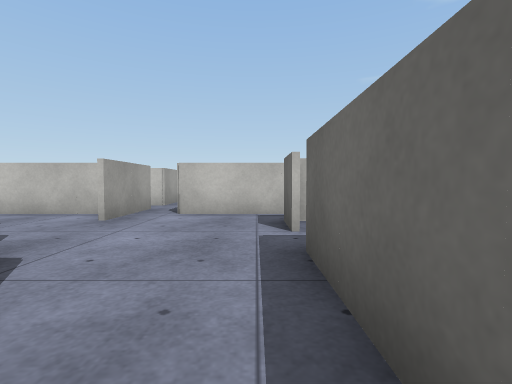
[1] (above)

16 first-person views from a walk through a scene from a Unity 3-D project. The camera is 0.62 m above the floor, tilts 2° down and sees 85° across. The floor is counted in squares, 1 m on a side. Each view is taken from the middle of a square. On the plan, view 1 faces up. The plan holds only what a view shows up to about 9 squares ahead; the rest is blank. The place goes on beyond the plan. The player is left out. Surface patterns are stand-ins for the level's own textures.

[2]
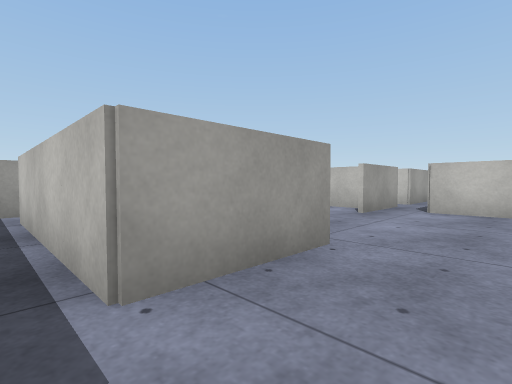

[3]
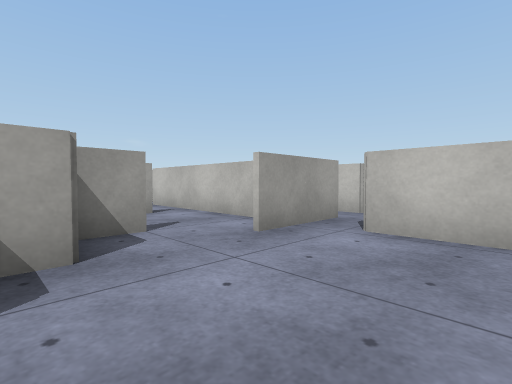

[4]
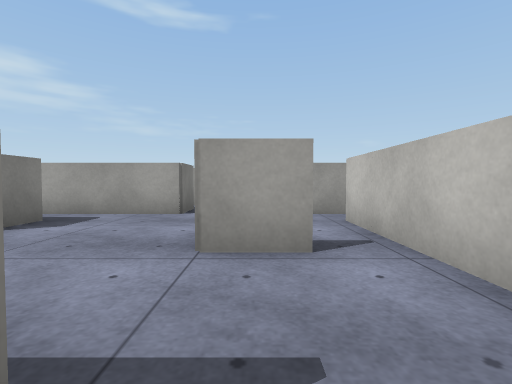

[5]
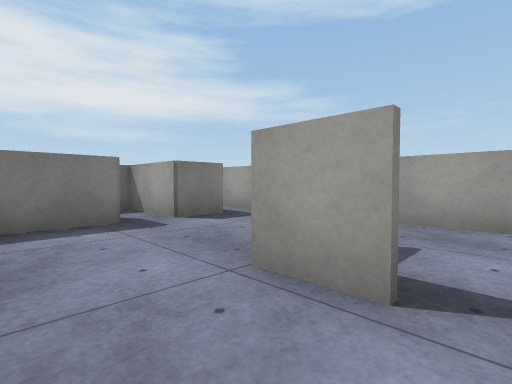

[6]
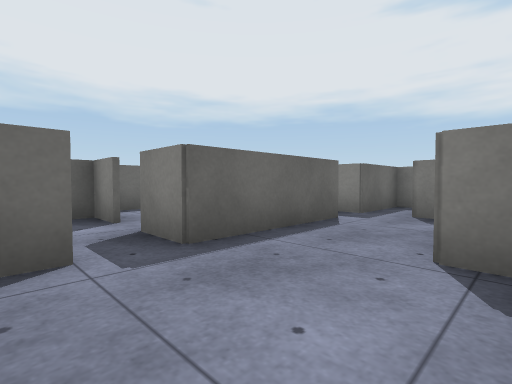

[7]
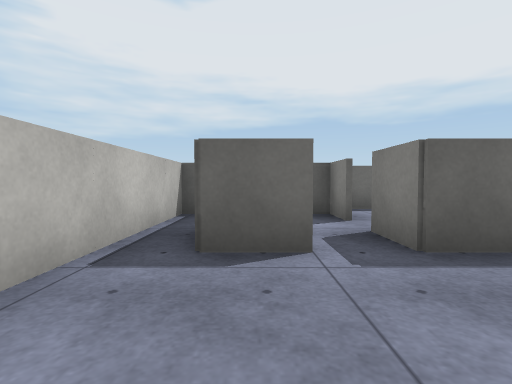

[8]
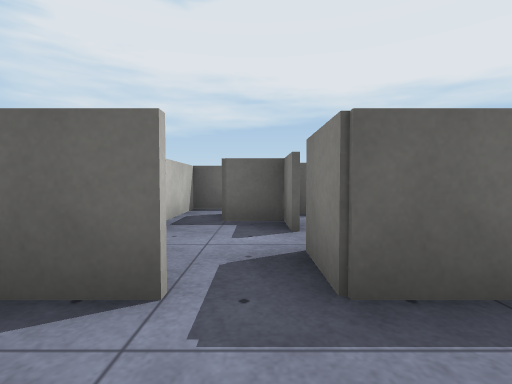

[9]
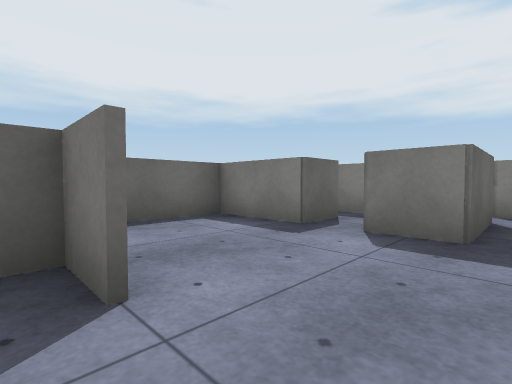

[10]
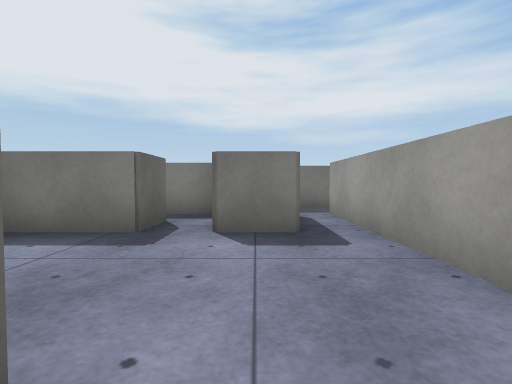

[11]
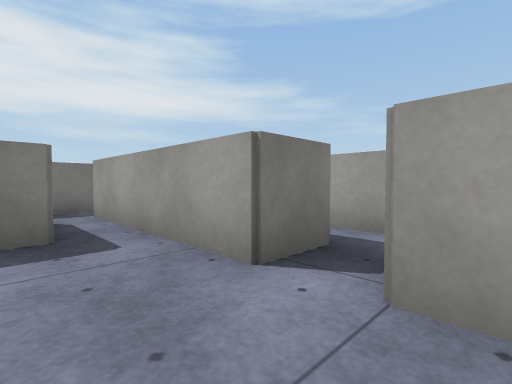

[12]
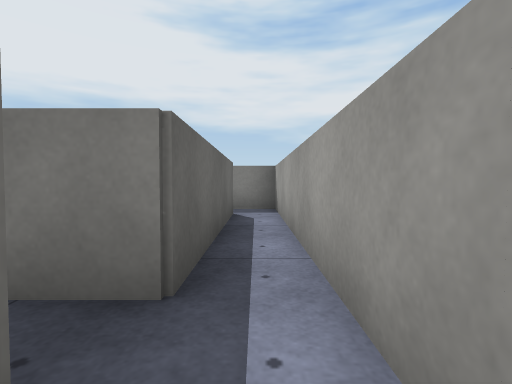

[13]
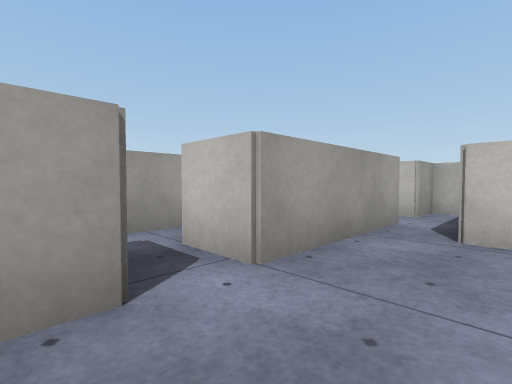

[14]
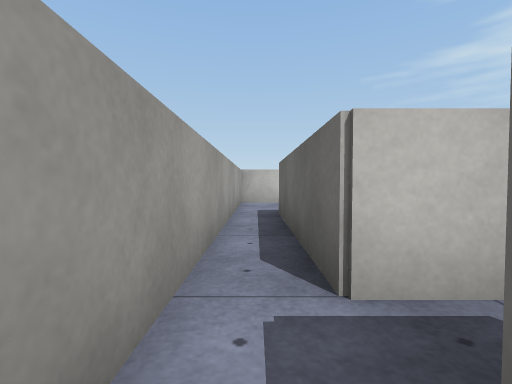

[15]
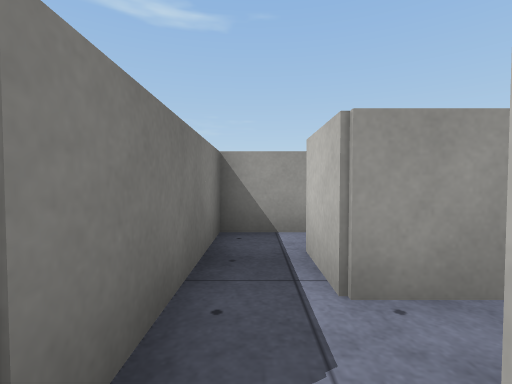

[16]
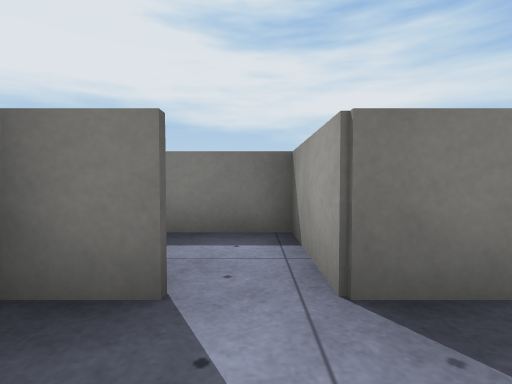

### Floor plan
Points are (right, up) in squares from view 1. A wall is a line through its corners. A room is listed if a view was taken in it or the views show most of it. See-through windows are left out.
Room 1 (views 1, 2, 3, 4, 6, 7, 8)
walls: (-2, 1.5) (-1.4, 1.5) (-1.4, -0.5) (-3, -0.5); (-2.4, 2.6) (-2.4, 2); (0.5, 3.4) (0.5, 4.6); (-3.4, 3.6) (-3.4, 2.8); (0.5, -0.6) (0.5, 2.5) (1.5, 2.5); (-0.9, -1.5) (-0.4, -1.5); (1.1, 5.5) (-1.6, 5.5); (-2.4, 6.6) (-2.4, 4.5)
ways out: opening at (-3, 4) to room 2; opening at (1, 3) to room 5
Room 2 (views 5, 9, 10, 11, 13)
walls: (-6.6, 3.5) (-5.6, 3.5) (-5.6, 4); (-5.5, 4.6) (-5.5, 3.4); (-8.5, 2.5) (-8.5, -1.5); (-5.6, -0.5) (-5.6, 0.5) (-3.6, 0.5) (-3.6, 2.4); (-2.9, 5.5) (-7.6, 5.5); (-8.5, 6.6) (-8.5, 3.5); (-7.6, -1.5) (-7.6, 0.5) (-6.5, 0.5) (-6.5, -1.5) (-5, -1.5)
ways out: opening at (-3, 4) to room 1; opening at (-9, 3) to room 3; opening at (-8, -0.5) to room 4
Room 3 (views 12, 14)
walls: (-8.5, 3.5) (-9.5, 3.5) (-9.5, 7.5); (-8.5, -1.5) (-9.5, -1.5) (-9.5, 2.5) (-8.5, 2.5); (-10.4, 7.5) (-10.4, -2.4) (-8.4, -2.4)
ways out: opening at (-9, 3) to room 2; opening at (-9, -2) to room 4
Room 4 (view 15)
walls: (-8.4, -2.4) (-7.4, -2.4); (-3, -0.5) (-5.6, -0.5)
ways out: opening at (-8, -0.5) to room 2; opening at (-9, -2) to room 3
Room 5 (view 16)
walls: (1.5, 2.5) (1.5, 0.5) (3.1, 0.5); (3.5, 2.5) (3.5, 3.6); (4.4, 1.2) (4.4, 2.2); (2.5, 5.5) (1.1, 5.5)
ways out: opening at (1, 3) to room 1; opening at (3.5, 4)

Positions as (right, up) in squares from view 1, and headings:
1: (0, 0), facing up
2: (0, -1), facing up-left
3: (0, 2), facing up-left
4: (-3, 4), facing left
5: (-4, 5), facing down-left
6: (-2, 4), facing down-right
7: (-2, 4), facing right
8: (-1, 3), facing right
9: (-8, 4), facing down-right
10: (-7, 4), facing down
11: (-7, 4), facing down-left
12: (-10, 4), facing down
13: (-7, 2), facing up-left
14: (-10, 2), facing up
15: (-7, -2), facing left
16: (2, 4), facing down
